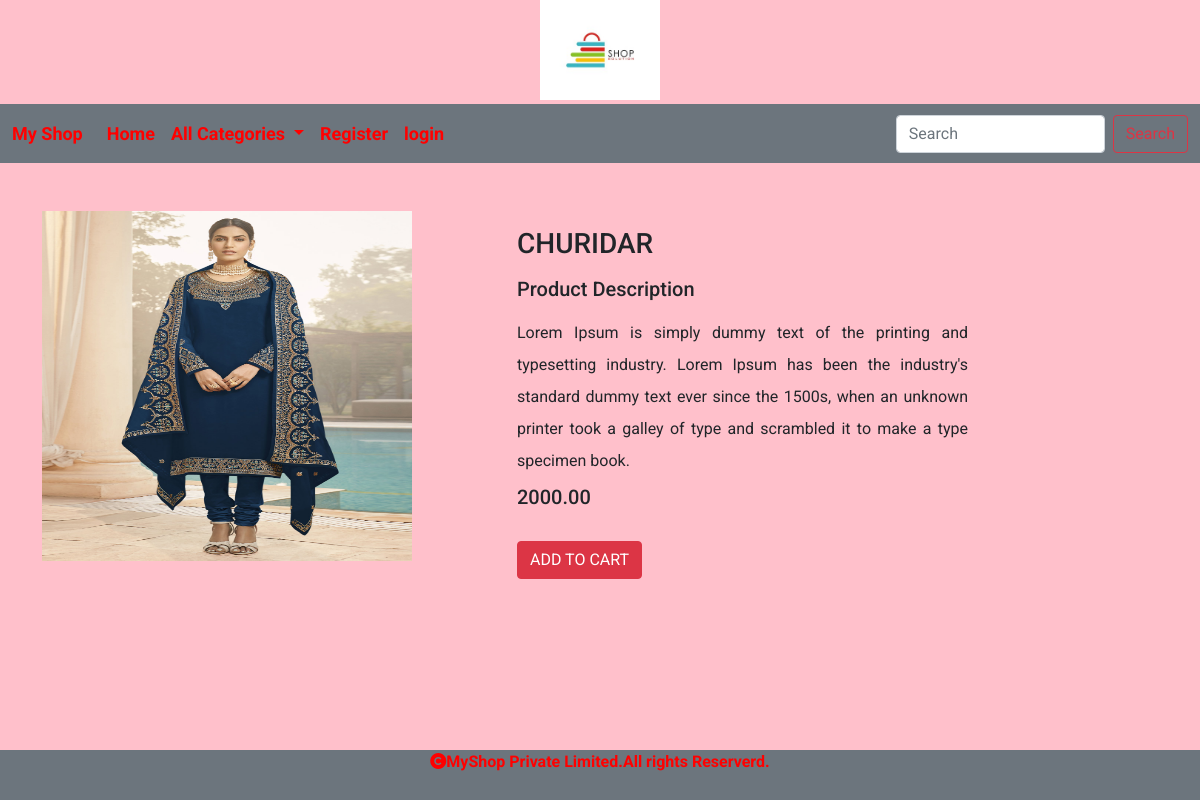
The page /detail/churidar on the database its author committed.
### shop/models.py (models this page shows, shortened)
class Product(models.Model):
    pname = models.CharField(max_length=200)
    description = models.TextField()
    image = models.ImageField(upload_to='shop/product', null=True, blank=True)
    price=models.DecimalField(max_digits=10,decimal_places=2)
    category=models.ForeignKey(Category,on_delete=models.CASCADE)
    stock=models.IntegerField()
    available=models.BooleanField(default=True)
    created=models.DateTimeField(auto_now_add=True)
    updated=models.DateTimeField(auto_now=True)

### shop/views.py (the view)
# urls.py: path('detail/<p>',views.detail,name="detail"),
def detail(request,p):
    d=Product.objects.get(pname=p)
    return render(request,'detail.html',{'d':d})

### cart/context_processors.py (called while the page is built, shortened)
def counter(request):
    item_count=0
    return {'count':item_count}

### shop/context_processors.py (called while the page is built)
def menu_links(request):
    links=Category.objects.all()
    return {'links':links}

### templates/detail.html
<!DOCTYPE html>
{% extends 'base.html' %}
{% load static %}
{% block content %}
<div class="container mt-5">
    <div class="row">
        <div class="col-sm-5">
            <img src="{{d.image.url}}" height="350px" width="370px">
        </div>
        <div class="col-sm-5 mt-3">
            <h3 class="text-uppercase mb-3">{{d.pname}}</h3>
            <h5 class="mb-3">Product Description</h5>
            <p class="mb-2" style="text-align:justify;line-height:2">{{d.description}}</p>
            <h5>{{d.price}}</h5>
            {% if  user.is_superuser != True %}
                     {% if d.stock <= 0 %}
                        <h4 class="mt-2">OUT OF STOCK</h4>
                     {% else %}
                    <a href="{% url 'cart:add_to_cart' d.pname %}" class="btn btn-danger mt-4">ADD TO CART</a>
                    {% endif %}
            {% else %}
                    {% if  d.stock <= 0 %}
                        <a href="{% url 'admin:index'  %}" class="btn btn-danger mt-4">ADD STOCK</a>
                    {% endif %}
            {% endif %}
        </div>
    </div>
</div>
{% endblock %}

### static/css/style.css (style rules this page uses)
body { background-color:pink; font-family: 'Roboto', sans-serif; }

### rows shown on the page
Product: image (picture), pname "CHURIDAR", description "Lorem Ipsum is simply dummy text of the printing and typesetting industry. Lorem Ipsum has been the industry's standard dummy text ever since the 1500s, when an unknown printer took a galley of type and scrambled it to make a type specimen book.", price "2000.00"
